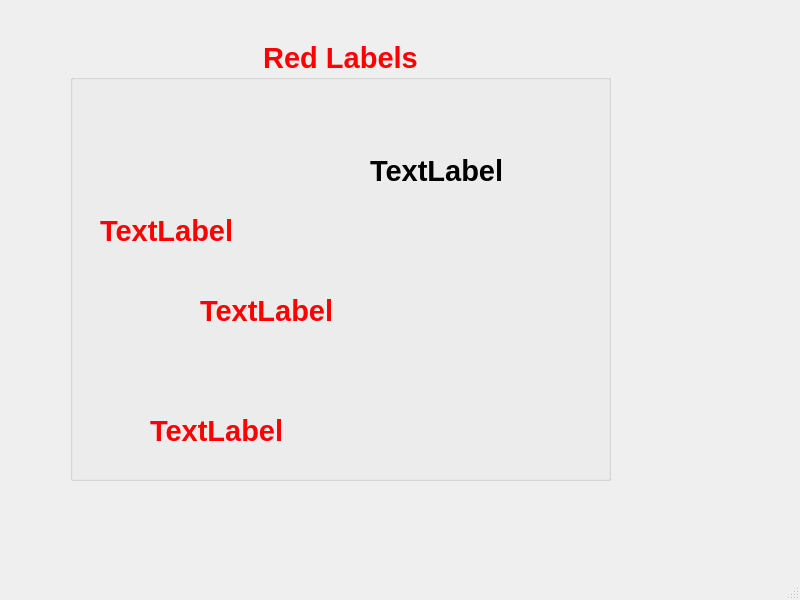
<?xml version="1.0" encoding="UTF-8"?>
<ui version="4.0">
 <class>MainWindow</class>
 <widget class="QMainWindow" name="MainWindow">
  <property name="geometry">
   <rect>
    <x>0</x>
    <y>0</y>
    <width>800</width>
    <height>600</height>
   </rect>
  </property>
  <property name="windowTitle">
   <string>MainWindow</string>
  </property>
  <widget class="QWidget" name="centralwidget">
   <widget class="QGroupBox" name="groupBox">
    <property name="geometry">
     <rect>
      <x>70</x>
      <y>40</y>
      <width>541</width>
      <height>441</height>
     </rect>
    </property>
    <property name="palette">
     <palette>
      <active>
       <colorrole role="WindowText">
        <brush brushstyle="SolidPattern">
         <color alpha="255">
          <red>255</red>
          <green>0</green>
          <blue>0</blue>
         </color>
        </brush>
       </colorrole>
       <colorrole role="Button">
        <brush brushstyle="SolidPattern">
         <color alpha="255">
          <red>85</red>
          <green>170</green>
          <blue>0</blue>
         </color>
        </brush>
       </colorrole>
       <colorrole role="Light">
        <brush brushstyle="SolidPattern">
         <color alpha="255">
          <red>128</red>
          <green>255</green>
          <blue>0</blue>
         </color>
        </brush>
       </colorrole>
       <colorrole role="Midlight">
        <brush brushstyle="SolidPattern">
         <color alpha="255">
          <red>106</red>
          <green>212</green>
          <blue>0</blue>
         </color>
        </brush>
       </colorrole>
       <colorrole role="Dark">
        <brush brushstyle="SolidPattern">
         <color alpha="255">
          <red>42</red>
          <green>85</green>
          <blue>0</blue>
         </color>
        </brush>
       </colorrole>
       <colorrole role="Mid">
        <brush brushstyle="SolidPattern">
         <color alpha="255">
          <red>56</red>
          <green>113</green>
          <blue>0</blue>
         </color>
        </brush>
       </colorrole>
       <colorrole role="Text">
        <brush brushstyle="SolidPattern">
         <color alpha="255">
          <red>255</red>
          <green>0</green>
          <blue>0</blue>
         </color>
        </brush>
       </colorrole>
       <colorrole role="BrightText">
        <brush brushstyle="SolidPattern">
         <color alpha="255">
          <red>255</red>
          <green>255</green>
          <blue>255</blue>
         </color>
        </brush>
       </colorrole>
       <colorrole role="ButtonText">
        <brush brushstyle="SolidPattern">
         <color alpha="255">
          <red>0</red>
          <green>0</green>
          <blue>0</blue>
         </color>
        </brush>
       </colorrole>
       <colorrole role="Base">
        <brush brushstyle="SolidPattern">
         <color alpha="255">
          <red>255</red>
          <green>255</green>
          <blue>255</blue>
         </color>
        </brush>
       </colorrole>
       <colorrole role="Window">
        <brush brushstyle="SolidPattern">
         <color alpha="255">
          <red>85</red>
          <green>170</green>
          <blue>0</blue>
         </color>
        </brush>
       </colorrole>
       <colorrole role="Shadow">
        <brush brushstyle="SolidPattern">
         <color alpha="255">
          <red>0</red>
          <green>0</green>
          <blue>0</blue>
         </color>
        </brush>
       </colorrole>
       <colorrole role="AlternateBase">
        <brush brushstyle="SolidPattern">
         <color alpha="255">
          <red>170</red>
          <green>212</green>
          <blue>127</blue>
         </color>
        </brush>
       </colorrole>
       <colorrole role="ToolTipBase">
        <brush brushstyle="SolidPattern">
         <color alpha="255">
          <red>255</red>
          <green>255</green>
          <blue>220</blue>
         </color>
        </brush>
       </colorrole>
       <colorrole role="ToolTipText">
        <brush brushstyle="SolidPattern">
         <color alpha="255">
          <red>0</red>
          <green>0</green>
          <blue>0</blue>
         </color>
        </brush>
       </colorrole>
      </active>
      <inactive>
       <colorrole role="WindowText">
        <brush brushstyle="SolidPattern">
         <color alpha="255">
          <red>255</red>
          <green>0</green>
          <blue>0</blue>
         </color>
        </brush>
       </colorrole>
       <colorrole role="Button">
        <brush brushstyle="SolidPattern">
         <color alpha="255">
          <red>85</red>
          <green>170</green>
          <blue>0</blue>
         </color>
        </brush>
       </colorrole>
       <colorrole role="Light">
        <brush brushstyle="SolidPattern">
         <color alpha="255">
          <red>128</red>
          <green>255</green>
          <blue>0</blue>
         </color>
        </brush>
       </colorrole>
       <colorrole role="Midlight">
        <brush brushstyle="SolidPattern">
         <color alpha="255">
          <red>106</red>
          <green>212</green>
          <blue>0</blue>
         </color>
        </brush>
       </colorrole>
       <colorrole role="Dark">
        <brush brushstyle="SolidPattern">
         <color alpha="255">
          <red>42</red>
          <green>85</green>
          <blue>0</blue>
         </color>
        </brush>
       </colorrole>
       <colorrole role="Mid">
        <brush brushstyle="SolidPattern">
         <color alpha="255">
          <red>56</red>
          <green>113</green>
          <blue>0</blue>
         </color>
        </brush>
       </colorrole>
       <colorrole role="Text">
        <brush brushstyle="SolidPattern">
         <color alpha="255">
          <red>255</red>
          <green>0</green>
          <blue>0</blue>
         </color>
        </brush>
       </colorrole>
       <colorrole role="BrightText">
        <brush brushstyle="SolidPattern">
         <color alpha="255">
          <red>255</red>
          <green>255</green>
          <blue>255</blue>
         </color>
        </brush>
       </colorrole>
       <colorrole role="ButtonText">
        <brush brushstyle="SolidPattern">
         <color alpha="255">
          <red>0</red>
          <green>0</green>
          <blue>0</blue>
         </color>
        </brush>
       </colorrole>
       <colorrole role="Base">
        <brush brushstyle="SolidPattern">
         <color alpha="255">
          <red>255</red>
          <green>255</green>
          <blue>255</blue>
         </color>
        </brush>
       </colorrole>
       <colorrole role="Window">
        <brush brushstyle="SolidPattern">
         <color alpha="255">
          <red>85</red>
          <green>170</green>
          <blue>0</blue>
         </color>
        </brush>
       </colorrole>
       <colorrole role="Shadow">
        <brush brushstyle="SolidPattern">
         <color alpha="255">
          <red>0</red>
          <green>0</green>
          <blue>0</blue>
         </color>
        </brush>
       </colorrole>
       <colorrole role="AlternateBase">
        <brush brushstyle="SolidPattern">
         <color alpha="255">
          <red>170</red>
          <green>212</green>
          <blue>127</blue>
         </color>
        </brush>
       </colorrole>
       <colorrole role="ToolTipBase">
        <brush brushstyle="SolidPattern">
         <color alpha="255">
          <red>255</red>
          <green>255</green>
          <blue>220</blue>
         </color>
        </brush>
       </colorrole>
       <colorrole role="ToolTipText">
        <brush brushstyle="SolidPattern">
         <color alpha="255">
          <red>0</red>
          <green>0</green>
          <blue>0</blue>
         </color>
        </brush>
       </colorrole>
      </inactive>
      <disabled>
       <colorrole role="WindowText">
        <brush brushstyle="SolidPattern">
         <color alpha="255">
          <red>42</red>
          <green>85</green>
          <blue>0</blue>
         </color>
        </brush>
       </colorrole>
       <colorrole role="Button">
        <brush brushstyle="SolidPattern">
         <color alpha="255">
          <red>85</red>
          <green>170</green>
          <blue>0</blue>
         </color>
        </brush>
       </colorrole>
       <colorrole role="Light">
        <brush brushstyle="SolidPattern">
         <color alpha="255">
          <red>128</red>
          <green>255</green>
          <blue>0</blue>
         </color>
        </brush>
       </colorrole>
       <colorrole role="Midlight">
        <brush brushstyle="SolidPattern">
         <color alpha="255">
          <red>106</red>
          <green>212</green>
          <blue>0</blue>
         </color>
        </brush>
       </colorrole>
       <colorrole role="Dark">
        <brush brushstyle="SolidPattern">
         <color alpha="255">
          <red>42</red>
          <green>85</green>
          <blue>0</blue>
         </color>
        </brush>
       </colorrole>
       <colorrole role="Mid">
        <brush brushstyle="SolidPattern">
         <color alpha="255">
          <red>56</red>
          <green>113</green>
          <blue>0</blue>
         </color>
        </brush>
       </colorrole>
       <colorrole role="Text">
        <brush brushstyle="SolidPattern">
         <color alpha="255">
          <red>42</red>
          <green>85</green>
          <blue>0</blue>
         </color>
        </brush>
       </colorrole>
       <colorrole role="BrightText">
        <brush brushstyle="SolidPattern">
         <color alpha="255">
          <red>255</red>
          <green>255</green>
          <blue>255</blue>
         </color>
        </brush>
       </colorrole>
       <colorrole role="ButtonText">
        <brush brushstyle="SolidPattern">
         <color alpha="255">
          <red>42</red>
          <green>85</green>
          <blue>0</blue>
         </color>
        </brush>
       </colorrole>
       <colorrole role="Base">
        <brush brushstyle="SolidPattern">
         <color alpha="255">
          <red>85</red>
          <green>170</green>
          <blue>0</blue>
         </color>
        </brush>
       </colorrole>
       <colorrole role="Window">
        <brush brushstyle="SolidPattern">
         <color alpha="255">
          <red>85</red>
          <green>170</green>
          <blue>0</blue>
         </color>
        </brush>
       </colorrole>
       <colorrole role="Shadow">
        <brush brushstyle="SolidPattern">
         <color alpha="255">
          <red>0</red>
          <green>0</green>
          <blue>0</blue>
         </color>
        </brush>
       </colorrole>
       <colorrole role="AlternateBase">
        <brush brushstyle="SolidPattern">
         <color alpha="255">
          <red>85</red>
          <green>170</green>
          <blue>0</blue>
         </color>
        </brush>
       </colorrole>
       <colorrole role="ToolTipBase">
        <brush brushstyle="SolidPattern">
         <color alpha="255">
          <red>255</red>
          <green>255</green>
          <blue>220</blue>
         </color>
        </brush>
       </colorrole>
       <colorrole role="ToolTipText">
        <brush brushstyle="SolidPattern">
         <color alpha="255">
          <red>0</red>
          <green>0</green>
          <blue>0</blue>
         </color>
        </brush>
       </colorrole>
      </disabled>
     </palette>
    </property>
    <property name="font">
     <font>
      <pointsize>22</pointsize>
      <weight>75</weight>
      <bold>true</bold>
     </font>
    </property>
    <property name="title">
     <string>Red Labels</string>
    </property>
    <property name="alignment">
     <set>Qt::AlignHCenter|Qt::AlignTop</set>
    </property>
    <widget class="QLabel" name="label">
     <property name="geometry">
      <rect>
       <x>30</x>
       <y>140</y>
       <width>321</width>
       <height>101</height>
      </rect>
     </property>
     <property name="text">
      <string>TextLabel</string>
     </property>
    </widget>
    <widget class="QLabel" name="label_2">
     <property name="geometry">
      <rect>
       <x>130</x>
       <y>240</y>
       <width>311</width>
       <height>61</height>
      </rect>
     </property>
     <property name="text">
      <string>TextLabel</string>
     </property>
    </widget>
    <widget class="QLabel" name="label_3">
     <property name="geometry">
      <rect>
       <x>80</x>
       <y>360</y>
       <width>251</width>
       <height>61</height>
      </rect>
     </property>
     <property name="text">
      <string>TextLabel</string>
     </property>
    </widget>
    <widget class="QLabel" name="label_4">
     <property name="geometry">
      <rect>
       <x>300</x>
       <y>100</y>
       <width>231</width>
       <height>61</height>
      </rect>
     </property>
     <property name="palette">
      <palette>
       <active>
        <colorrole role="WindowText">
         <brush brushstyle="SolidPattern">
          <color alpha="255">
           <red>0</red>
           <green>0</green>
           <blue>0</blue>
          </color>
         </brush>
        </colorrole>
       </active>
       <inactive>
        <colorrole role="WindowText">
         <brush brushstyle="SolidPattern">
          <color alpha="255">
           <red>0</red>
           <green>0</green>
           <blue>0</blue>
          </color>
         </brush>
        </colorrole>
       </inactive>
       <disabled>
        <colorrole role="WindowText">
         <brush brushstyle="SolidPattern">
          <color alpha="255">
           <red>42</red>
           <green>85</green>
           <blue>0</blue>
          </color>
         </brush>
        </colorrole>
       </disabled>
      </palette>
     </property>
     <property name="text">
      <string>TextLabel</string>
     </property>
    </widget>
   </widget>
  </widget>
  <widget class="QMenuBar" name="menubar">
   <property name="geometry">
    <rect>
     <x>0</x>
     <y>0</y>
     <width>800</width>
     <height>31</height>
    </rect>
   </property>
  </widget>
  <widget class="QStatusBar" name="statusbar"/>
 </widget>
 <resources/>
 <connections/>
</ui>
